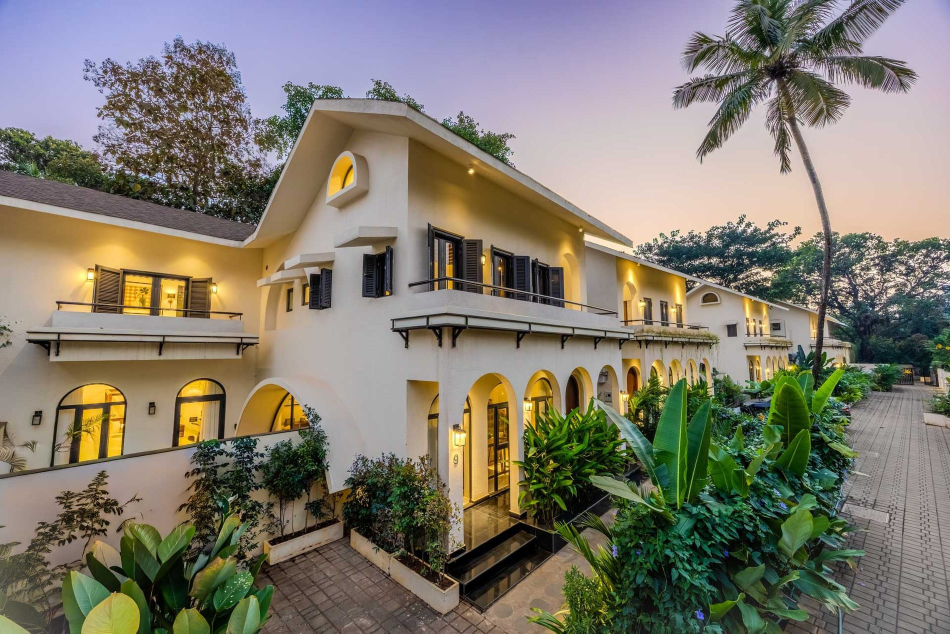
#> input picture assets/blog/buying-goa.jpg, 1900 x 1267 px (shown at 1/2 size)
$ python optimize_images.py ../assets/blog 100 5
#> lines starting #> are read from the running program, lines starting #| are printed output that depends on the picture
#!/usr/bin/env python3
"""
optimize_images.py — resize + compress property photos for the web.

Processes every .jpg/.jpeg/.png in a folder (in place, overwriting) so each
image is at most MAX_WIDTH wide and saved as progressive JPEG at QUALITY.
Keeps files small and fast-loading for the listing pages.

Usage:
    python3 tools/optimize_images.py assets/properties/<slug>
    python3 tools/optimize_images.py assets/properties/<slug> 1600 82

Requires Pillow:  pip3 install pillow
"""

import os
import sys

try:
    from PIL import Image
except ImportError:
    sys.exit("Pillow is required:  pip3 install pillow")

MAX_WIDTH = 1600
QUALITY = 82
EXTS = (".jpg", ".jpeg", ".png")


def main():
    if len(sys.argv) < 2:
        sys.exit("Usage: python3 tools/optimize_images.py <folder> [max_width] [quality]")
    folder = sys.argv[1]
    max_width = int(sys.argv[2]) if len(sys.argv) > 2 else MAX_WIDTH
    quality = int(sys.argv[3]) if len(sys.argv) > 3 else QUALITY

    if not os.path.isdir(folder):
        sys.exit(f"Not a folder: {folder}")

    files = [f for f in sorted(os.listdir(folder)) if f.lower().endswith(EXTS)]
    if not files:
        print("No images found.")
        return

    for name in files:
        src = os.path.join(folder, name)
        stem = os.path.splitext(name)[0]
        dst = os.path.join(folder, stem + ".jpg")
        im = Image.open(src).convert("RGB")
#> im is the input picture: PIL image 1900x1267 RGB; mean R, G, B 128.2, 122.7, 109.3
        if im.width > max_width:
            im = im.resize((max_width, round(im.height * max_width / im.width)), Image.LANCZOS)
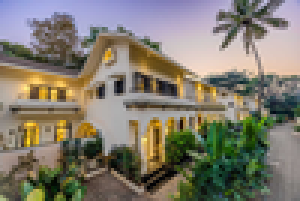
#> im: PIL image 100x67 RGB (shown 3 times larger); mean R, G, B 128.2, 122.7, 109.3
        im.save(dst, "JPEG", quality=quality, optimize=True, progressive=True)
        if dst != src:            # was a .png/.jpeg — remove the original
            os.remove(src)
        kb = os.path.getsize(dst) // 1024
        print(f"  {stem}.jpg  {im.width}x{im.height}  {kb} KB")
#|   buying-goa.jpg  100x67  0 KB
#> pass 2 of the loop in main, `for name in files:`:
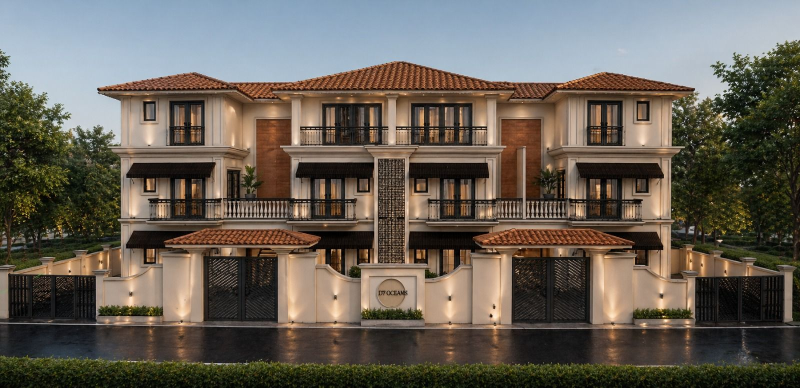
#> input picture assets/blog/due-diligence.jpg, 1600 x 776 px (shown at 1/2 size)
#> in main, im is the input picture: PIL image 1600x776 RGB; mean R, G, B 103.8, 96.8, 87.4
#> in main, `im = im.resize((max_width, round(im.height * max_width / im.width)), I..`:
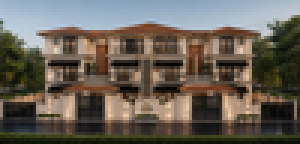
#> im: PIL image 100x48 RGB (shown 3 times larger); mean R, G, B 103.8, 96.9, 87.4
#|   due-diligence.jpg  100x48  0 KB

    print(f"Optimized {len(files)} image(s) in {folder}")


if __name__ == "__main__":
    main()
